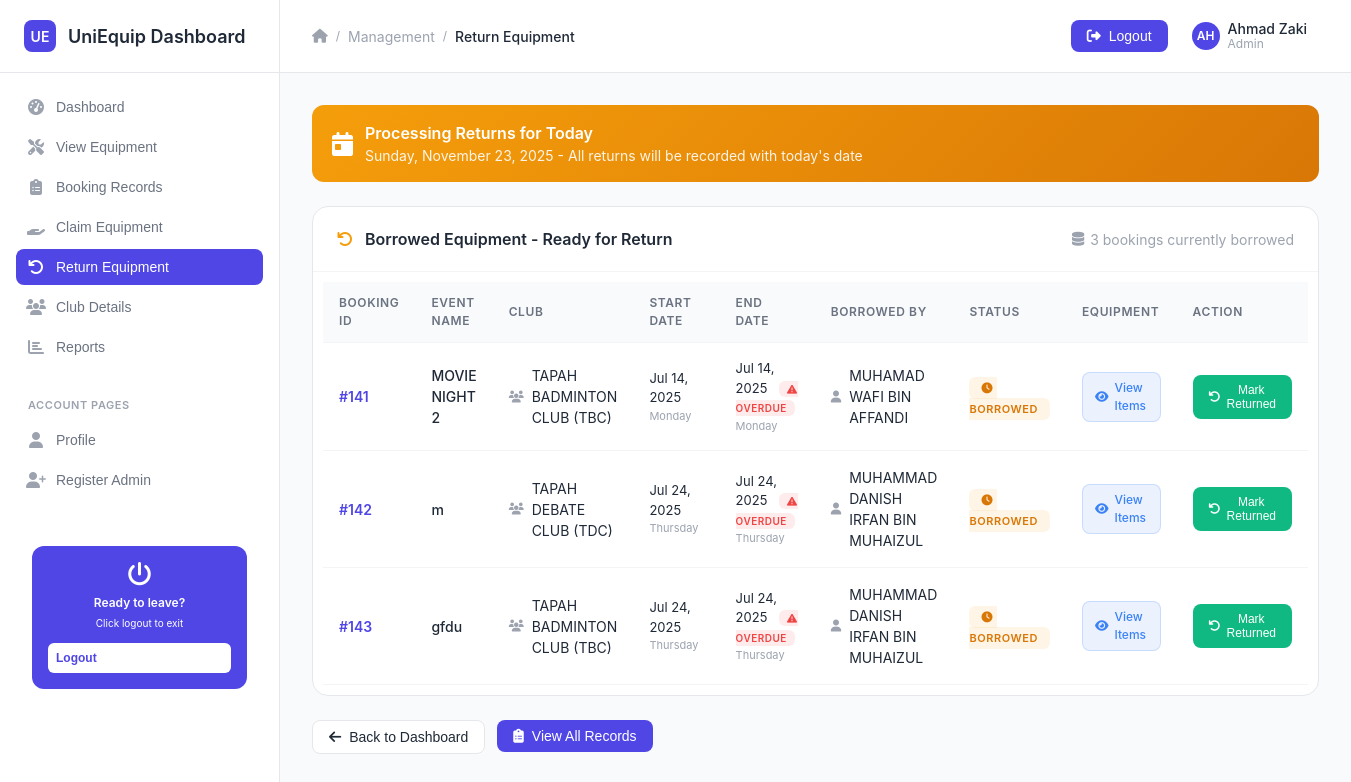
The page /return_equipment.php (signed in) on the database its author committed.
### tables this page shows
CREATE TABLE `booking` (
  `id_booking` int(10) NOT NULL,
  `stud_num` int(10) NOT NULL,
  `staff_num` int(10) DEFAULT NULL,
  `event_name` varchar(50) NOT NULL,
  `status` varchar(50) NOT NULL,
  `start_date` date NOT NULL,
  `end_date` date NOT NULL,
  `club_name` varchar(50) NOT NULL,
  `return_date` date DEFAULT NULL
);

CREATE TABLE `user` (
  `stud_num` int(10) NOT NULL,
  `stud_name` varchar(100) NOT NULL,
  `stud_pass` varchar(50) NOT NULL,
  `stud_tel` varchar(50) NOT NULL,
  `stud_email` varchar(50) NOT NULL,
  `course_code` varchar(50) NOT NULL,
  `faculty` varchar(50) NOT NULL
);

### return_equipment.php (the view, shortened to what the rows shown need)
<?php
include("db.php");
$stmt = $connect->prepare("
    SELECT b.id_booking, b.event_name, b.start_date, b.end_date, b.club_name, u.stud_name
    FROM booking b
    JOIN user u ON b.stud_num = u.stud_num
    WHERE b.status = 'borrowed'
    ORDER BY b.start_date ASC
");
$stmt->execute();
$result = $stmt->get_result();
?>
<!DOCTYPE html>
<html lang="en">
<head>
    <link href="https://cdnjs.cloudflare.com/ajax/libs/font-awesome/6.4.0/css/all.min.css" rel="stylesheet">
    <link href="style.css" rel="stylesheet">
</head>
<body>
    <div class="dashboard-container">
        <div class="main-content">
            <div class="content-area">
                <div class="table-container">
                    <div class="table-header">
                        <h2 class="table-title">
                            <i class="fas fa-undo" style="margin-right: 8px; color: var(--warning-color);"></i>
                            Borrowed Equipment - Ready for Return
                        </h2>
                    </div>
                    <?php if ($result->num_rows === 0): ?>
                        <div class="empty-state">
                            <i class="fas fa-undo"></i>
                            <h3>No Borrowed Equipment</h3>
                            <p>There are currently no borrowed equipment items waiting for return.</p>
                            <div style="margin-top: 20px;">
                                <form action="claim_equipment.php" method="post" style="margin: 0;">
                                    <button type="submit" class="btn btn-primary">
                                        <i class="fas fa-hand-holding"></i>
                                        Manage Equipment Claims
                                    </button>
                                </form>
                            </div>
                        </div>
                    <?php else: ?>
                        <div class="table-wrapper">
                            <table class="data-table">
                                <thead>
                                    <tr>
                                        <th style="width: 80px;">Booking ID</th>
                                        <th>Event Name</th>
                                        <th>Club</th>
                                        <th style="width: 120px;">Start Date</th>
                                        <th style="width: 120px;">End Date</th>
                                        <th>Borrowed By</th>
                                        <th style="width: 100px;">Status</th>
                                        <th style="width: 120px;">Equipment</th>
                                        <th style="width: 120px;">Action</th>
                                    </tr>
                                </thead>
                                <tbody>
                                    <?php while ($row = $result->fetch_assoc()): ?>
                                        <?php
                                        $today = date('Y-m-d');
                                        $endDate = $row['end_date'];
                                        $isOverdue = $endDate < $today;
                                        ?>
                                        <tr>
                                            <td>
                                                <span style="font-weight: 600; color: var(--primary-color);">
                                                    #<?= $row['id_booking'] ?>
                                                </span>
                                            </td>
                                            <td>
                                                <div style="font-weight: 500;">
                                                    <?= htmlspecialchars($row['event_name']) ?>
                                                </div>
                                            </td>
                                            <td>
                                                <div style="display: flex; align-items: center; gap: 8px;">
                                                    <i class="fas fa-users" style="color: var(--text-muted); font-size: 12px;"></i>
                                                    <?= htmlspecialchars($row['club_name']) ?>
                                                </div>
                                            </td>
                                            <td>
                                                <div style="font-size: 13px;">
                                                    <?= date('M d, Y', strtotime($row['start_date'])) ?>
                                                </div>
                                                <div style="font-size: 11px; color: var(--text-muted);">
                                                    <?= date('l', strtotime($row['start_date'])) ?>
                                                </div>
                                            </td>
                                            <td>
                                                <div style="font-size: 13px;">
                                                    <?= date('M d, Y', strtotime($row['end_date'])) ?>
                                                    <?php if ($isOverdue): ?>
                                                        <span class="overdue-indicator">
                                                            <i class="fas fa-exclamation-triangle"></i>
                                                            Overdue
                                                        </span>
                                                    <?php endif; ?>
                                                </div>
                                                <div style="font-size: 11px; color: var(--text-muted);">
                                                    <?= date('l', strtotime($row['end_date'])) ?>
                                                </div>
                                            </td>
                                            <td>
                                                <div style="display: flex; align-items: center; gap: 8px;">
                                                    <i class="fas fa-user" style="color: var(--text-muted); font-size: 12px;"></i>
                                                    <?= htmlspecialchars($row['stud_name']) ?>
                                                </div>
                                            </td>
                                            <td>
                                                <span class="status-borrowed">
                                                    <i class="fas fa-clock" style="margin-right: 4px;"></i>
                                                    Borrowed
                                                </span>
                                            </td>
                                            <td>
                                                <a href="return_view_equipment.php?id_booking=<?= $row['id_booking'] ?>" class="btn-view">
                                                    <i class="fas fa-eye"></i>
                                                    View Items
                                                </a>
                                            </td>
                                            <td>
                                                <form method="post" style="margin: 0;">
                                                    <button type="submit" class="btn-return" onclick="return confirmReturn(<?= $row['id_booking'] ?>)">
                                                        <i class="fas fa-undo"></i>
                                                        Mark Returned
                                                    </button>
                                                </form>
                                            </td>
                                        </tr>
                                    <?php endwhile; ?>
                                </tbody>
                            </table>
                        </div>
                    <?php endif; ?>
                </div>
            </div>
        </div>
    </div>
</body>
</html>

### rows shown on the page
booking: id_booking "141", event_name "MOVIE NIGHT 2", club_name "TAPAH BADMINTON CLUB (TBC)", start_date "Jul 14, 2025", start_date "Monday", end_date "Jul 14, 2025", shows "OVERDUE", end_date "Monday", stud_num.stud_name "MUHAMAD WAFI BIN AFFANDI"
booking: id_booking "142", event_name "m", club_name "TAPAH DEBATE CLUB (TDC)", start_date "Jul 24, 2025", start_date "Thursday", end_date "Jul 24, 2025", shows "OVERDUE", end_date "Thursday", stud_num.stud_name "MUHAMMAD DANISH IRFAN BIN MUHAIZUL"
booking: id_booking "143", event_name "gfdu", club_name "TAPAH BADMINTON CLUB (TBC)", start_date "Jul 24, 2025", start_date "Thursday", end_date "Jul 24, 2025", shows "OVERDUE", end_date "Thursday", stud_num.stud_name "MUHAMMAD DANISH IRFAN BIN MUHAIZUL"

### other values the page prints
substr($staff_name, 0, 2) "AH"
$staff_name "Ahmad Zaki"
$_SESSION['role'] "Admin"
$result->num_rows "3"
